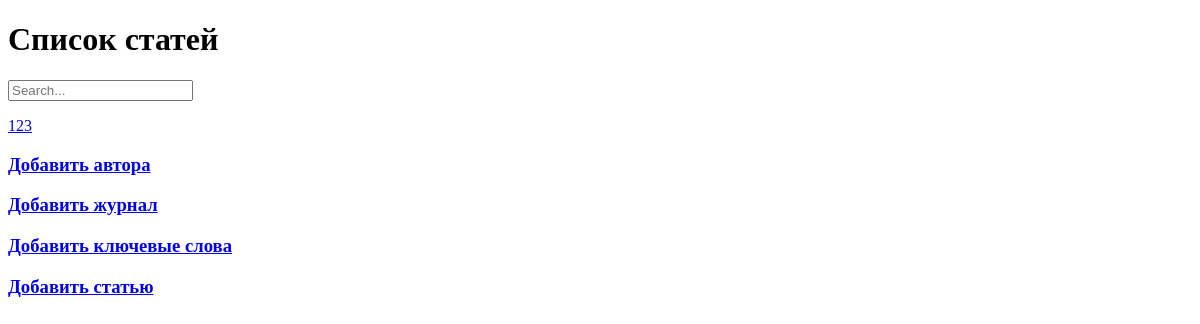
The page /article/list/ on the database as committed earlier.
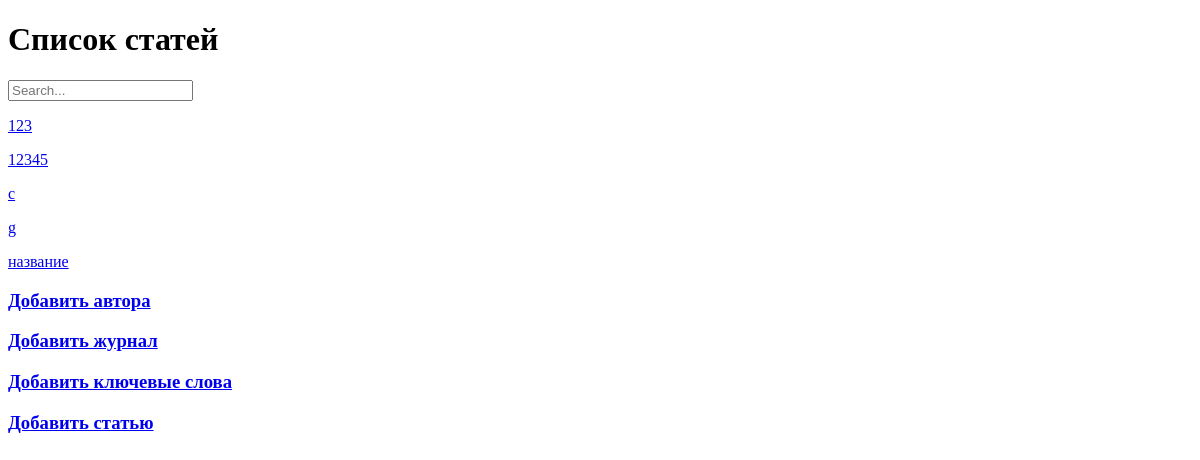
The same page on the database as committed later.
### articles/models.py (models this page shows, shortened)
class Article(models.Model):
    title = models.CharField(max_length=255)
    magazine = models.ForeignKey(Magazine, on_delete=models.CASCADE)
    pages = models.IntegerField()
    keywords = models.ManyToManyField(KeyWords, related_name='article')
    author = models.ForeignKey(Author, on_delete=models.CASCADE)

### articles/views.py (the view)
# urls.py: path('list/', ArticleListView.as_view(), name='list'),
class ArticleListView(ListView):
    template_name = 'article-list.html'
    context_object_name = 'articles_queryset'
    model = Article
    def get_queryset(self):
        query = self.request.GET.get('q')
        if query:
            return Article.objects.filter(Q(title__icontains=query)
                                          | Q(keywords__word__icontains=query)
                                          | Q(author__name__icontains=query)
                                          | Q(author__surname__icontains=query))
        return Article.objects.all()
    def get_context_data(self, *, object_list=None, **kwargs):
        context = super().get_context_data(**kwargs)
        context['q'] = self.request.GET.get('q')
        return context

### articles/templates/article-list.html (shortened to what this page needs)
<!DOCTYPE html>
<html lang="en">
<head>
</head>
<body>
<h1>Список статей</h1>
<form action="{% url 'list' %}" method="get">
    <input name="q" type="text" placeholder="Search...">
</form>
{% for article in articles_queryset %}
<p>
    <a href="{% url 'detail' pk=article.id %}">{{article.title}}</a>
</p>
{% endfor %}
<h3><a href="{% url 'create-author' %}">Добавить автора</a></h3>
<h3><a href="{% url 'create-magazine' %}">Добавить журнал</a></h3>
<h3><a href="{% url 'create-keywords' %}">Добавить ключевые слова</a></h3>
<h3><a href="{% url 'create-article' %}">Добавить статью</a></h3>
</body>
</html>

Rows that differ between the two databases and show on the page:
added Article: title "12345"
added Article: title "c"
added Article: title "g"
added Article: title "название"
